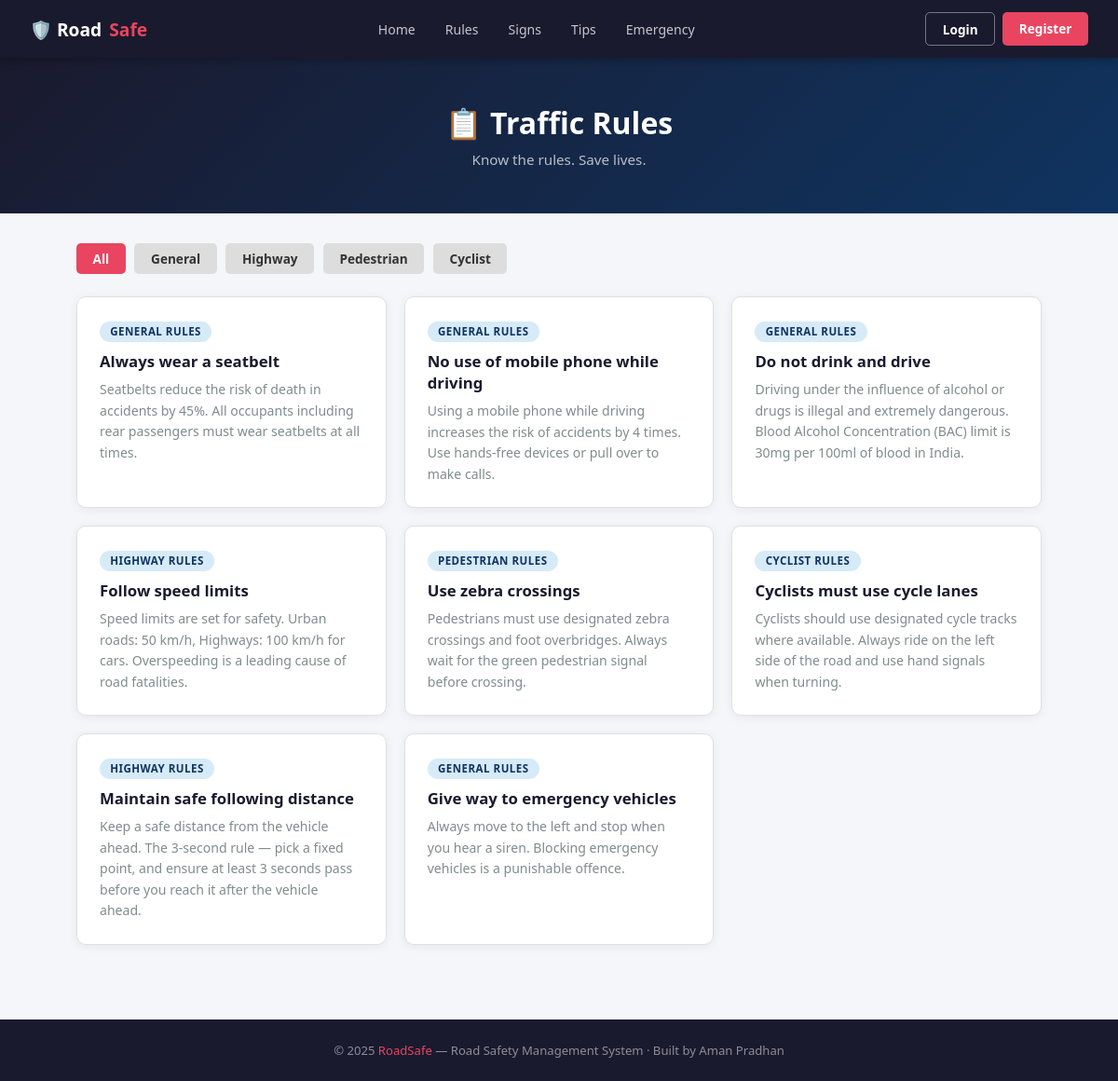
The app's page /traffic-rules/ with its own data.
### safety/models.py (models this page shows, shortened)
class TrafficRule(models.Model):
    CATEGORY_CHOICES = [
        ('general', 'General Rules'),
        ('highway', 'Highway Rules'),
        ('pedestrian', 'Pedestrian Rules'),
        ('cyclist', 'Cyclist Rules'),
    ]
    title = models.CharField(max_length=200)
    description = models.TextField()
    category = models.CharField(max_length=50, choices=CATEGORY_CHOICES, default='general')
    created_at = models.DateTimeField(auto_now_add=True)

### safety/views.py (the view)
# urls.py: path('traffic-rules/', views.traffic_rules, name='traffic_rules'),
def traffic_rules(request):
    category = request.GET.get('category', '')
    rules = TrafficRule.objects.all()
    if category:
        rules = rules.filter(category=category)
    return render(request, 'safety/traffic_rules.html', {'rules': rules, 'selected': category})

### safety/templates/safety/traffic_rules.html (shortened to what this page needs)
{% extends 'safety/base.html' %}
{% block content %}
<div class="page-hero">
  <h1>📋 Traffic Rules</h1>
  <p>Know the rules. Save lives.</p>
</div>
<div class="container">
  <div style="display:flex; gap:0.6rem; flex-wrap:wrap; margin-bottom:1.5rem;">
    <a href="/traffic-rules/" class="btn {% if not selected %}btn-accent{% else %}btn-outline-w{% endif %}" style="{% if not selected %}{% else %}background:#ddd;color:#333;{% endif %}">All</a>
    <a href="?category=general" class="btn" style="background:{% if selected == 'general' %}#E94560{% else %}#ddd{% endif %};color:{% if selected == 'general' %}white{% else %}#333{% endif %};">General</a>
    <a href="?category=highway" class="btn" style="background:{% if selected == 'highway' %}#E94560{% else %}#ddd{% endif %};color:{% if selected == 'highway' %}white{% else %}#333{% endif %};">Highway</a>
    <a href="?category=pedestrian" class="btn" style="background:{% if selected == 'pedestrian' %}#E94560{% else %}#ddd{% endif %};color:{% if selected == 'pedestrian' %}white{% else %}#333{% endif %};">Pedestrian</a>
    <a href="?category=cyclist" class="btn" style="background:{% if selected == 'cyclist' %}#E94560{% else %}#ddd{% endif %};color:{% if selected == 'cyclist' %}white{% else %}#333{% endif %};">Cyclist</a>
  </div>
  {% if rules %}
  <div class="grid-2">
    {% for rule in rules %}
    <div class="card">
      <span class="badge badge-blue" style="margin-bottom:0.6rem;">{{ rule.get_category_display }}</span>
      <h3>{{ rule.title }}</h3>
      <p style="margin-top:0.4rem;">{{ rule.description }}</p>
    </div>
    {% endfor %}
  </div>
  {% else %}
  <div class="card" style="text-align:center; padding:3rem;">
    <div style="font-size:2rem; margin-bottom:0.5rem;">📭</div>
    <p>No rules found. Admin can add traffic rules from the admin panel.</p>
  </div>
  {% endif %}
</div>
{% endblock %}

### safety/templates/safety/base.html (style rules this page uses)
*, *::before, *::after { box-sizing: border-box; margin: 0; padding: 0; }
:root { --red: #C0392B; --dark: #1A1A2E; --navy: #16213E; --blue: #0F3460; --accent: #E94560; --green: #27AE60; --yellow: #F39C12; --white: #FFFFFF; --light: #F4F6F9; --muted: #7F8C8D; --border: #E0E0E0; }
body { font-family: 'Segoe UI', sans-serif; background: var(--light); color: var(--dark); }
.btn { padding: 0.45rem 1.1rem; border-radius: 5px; font-size: 0.85rem; font-weight: 600; cursor: pointer; border: none; text-decoration: none; display: inline-block; transition: opacity .2s; }
.btn-accent { background: var(--accent); color: var(--white); }
.page-hero { background: linear-gradient(135deg, var(--dark) 0%, var(--blue) 100%); color: var(--white); padding: 3rem 2rem; text-align: center; }
.page-hero h1 { font-size: 2rem; margin-bottom: 0.5rem; }
.page-hero p { color: rgba(255,255,255,0.7); font-size: 0.95rem; }
.container { max-width: 1100px; margin: 0 auto; padding: 2rem; }
.card { background: var(--white); border-radius: 10px; padding: 1.5rem; box-shadow: 0 2px 12px rgba(0,0,0,0.06); border: 1px solid var(--border); }
.card h3 { font-size: 1.05rem; margin-bottom: 0.5rem; color: var(--dark); }
.card p { font-size: 0.88rem; color: var(--muted); line-height: 1.6; }
.grid-2 { display: grid; grid-template-columns: repeat(auto-fill, minmax(280px,1fr)); gap: 1.2rem; }
.badge { display: inline-block; padding: 0.2rem 0.7rem; border-radius: 20px; font-size: 0.72rem; font-weight: 700; text-transform: uppercase; letter-spacing: 0.5px; }
.badge-blue { background: #d6eaf8; color: var(--blue); }

### records on screen
TrafficRule: category "GENERAL RULES", title "Always wear a seatbelt", description "Seatbelts reduce the risk of death in accidents by 45%. All occupants including rear passengers must wear seatbelts at all times."
TrafficRule: category "GENERAL RULES", title "No use of mobile phone while driving", description "Using a mobile phone while driving increases the risk of accidents by 4 times. Use hands-free devices or pull over to make calls."
TrafficRule: category "GENERAL RULES", title "Do not drink and drive", description "Driving under the influence of alcohol or drugs is illegal and extremely dangerous. Blood Alcohol Concentration (BAC) limit is 30mg per 100ml of blood in India."
TrafficRule: category "HIGHWAY RULES", title "Follow speed limits", description "Speed limits are set for safety. Urban roads: 50 km/h, Highways: 100 km/h for cars. Overspeeding is a leading cause of road fatalities."
TrafficRule: category "PEDESTRIAN RULES", title "Use zebra crossings", description "Pedestrians must use designated zebra crossings and foot overbridges. Always wait for the green pedestrian signal before crossing."
TrafficRule: category "CYCLIST RULES", title "Cyclists must use cycle lanes", description "Cyclists should use designated cycle tracks where available. Always ride on the left side of the road and use hand signals when turning."
TrafficRule: category "HIGHWAY RULES", title "Maintain safe following distance", description "Keep a safe distance from the vehicle ahead. The 3-second rule — pick a fixed point, and ensure at least 3 seconds pass before you reach it after the vehicle ahead."
TrafficRule: category "GENERAL RULES", title "Give way to emergency vehicles", description "Always move to the left and stop when you hear a siren. Blocking emergency vehicles is a punishable offence."
